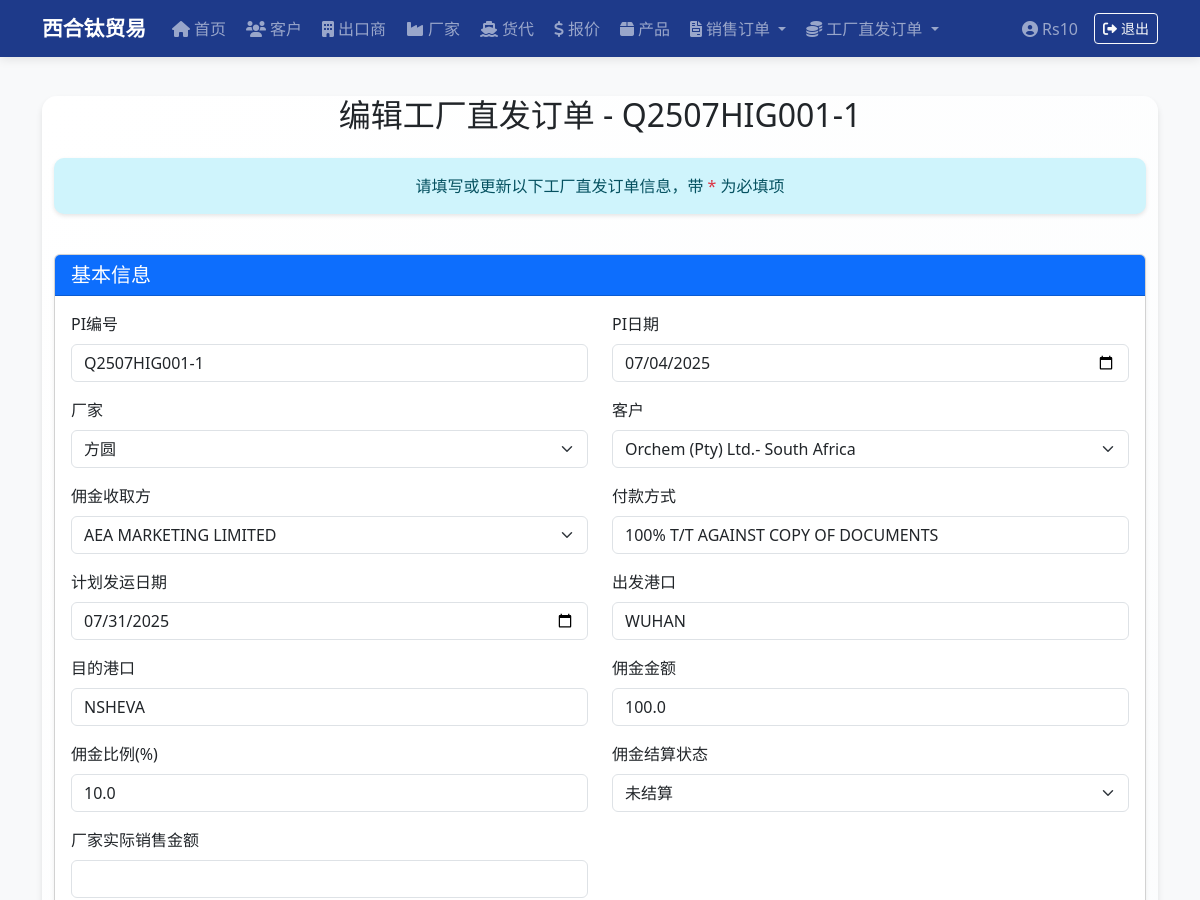
The app's page /commission-pi/6/edit (signed in, upper part), older data.
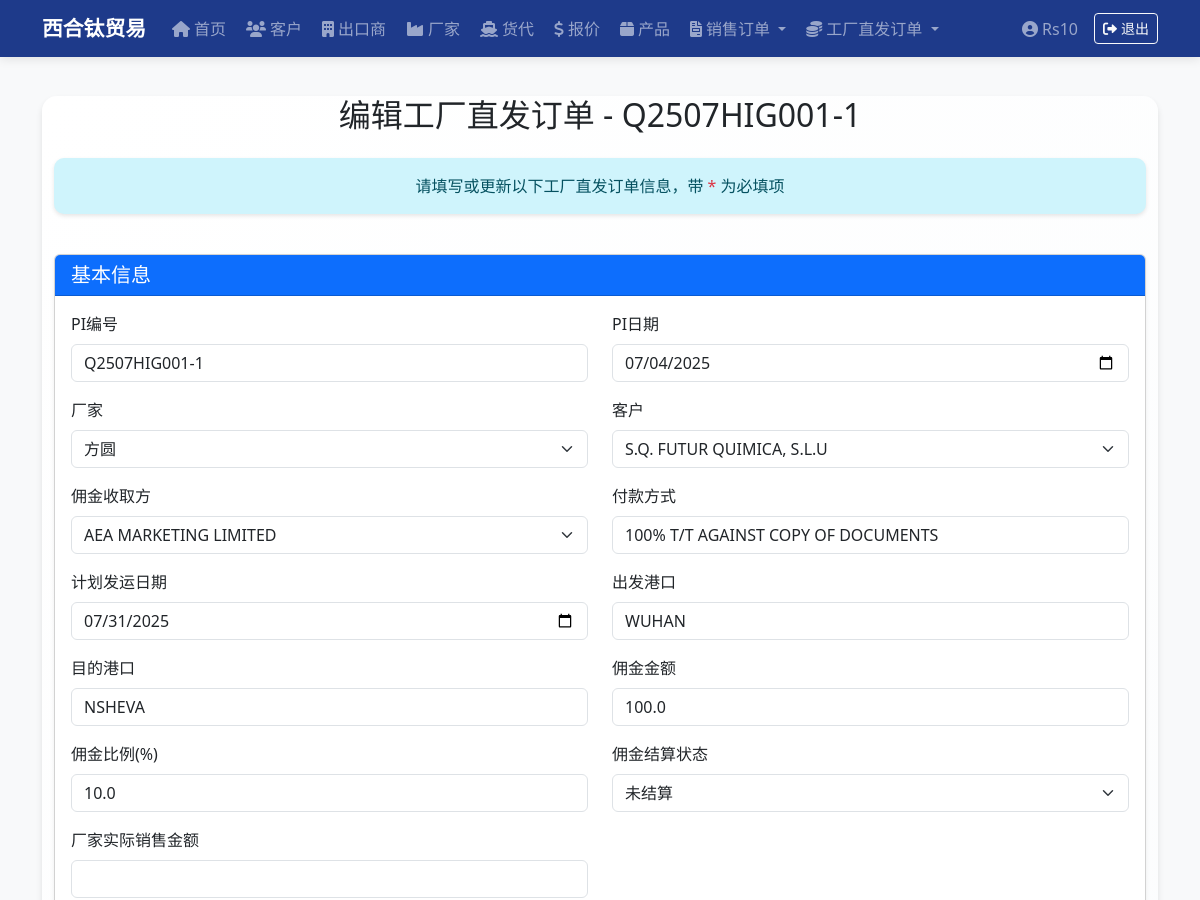
The same page, newer data.
### app.py (models this page shows, shortened)
class PI(db.Model):
    __tablename__ = 'pi'
    id = db.Column(db.Integer, primary_key=True)
    pi_no = db.Column(db.String(50), unique=True, nullable=False)
    pi_date = db.Column(db.Date, nullable=False)
    customer_id = db.Column(db.Integer, db.ForeignKey('customer.id'), nullable=False)
    exporter_id = db.Column(db.Integer, db.ForeignKey('exporter.id'), nullable=False)
    payment_terms = db.Column(db.String(100))
    loading_port = db.Column(db.String(100))
    destination_port = db.Column(db.String(100))
    bank = db.Column(db.Text) # 存放整段银行账户信息文本
    shipment_date = db.Column(db.Date)
    note = db.Column(db.String(200))
    status = db.Column(db.String(20), default='新建')
    customer_name_snapshot = db.Column(db.String(100))  # 客户名称快照
    customer_address_snapshot = db.Column(db.String(200))  # 客户地址快照
    customer_tax_code_snapshot = db.Column(db.String(100))  # 客户税号快照
    customer_country_snapshot = db.Column(db.String(50))  # 客户国家快照
    customer_contact_snapshot = db.Column(db.String(100))  # 客户联系人快照
    customer_phone_snapshot = db.Column(db.String(50))  # 客户电话快照
    customer_email_snapshot = db.Column(db.String(100))  # 客户邮箱快照
    exporter_name_snapshot = db.Column(db.String(100))  # 出口商名称快照
    exporter_address_snapshot = db.Column(db.String(200))  # 出口商地址快照
    exporter_tax_code_snapshot = db.Column(db.String(100))  # 出口商税号快照
    exporter_country_snapshot = db.Column(db.String(50))  # 出口商国家快照
    exporter_contact_snapshot = db.Column(db.String(100))  # 出口商联系人快照
    exporter_phone_snapshot = db.Column(db.String(50))  # 出口商电话快照
    exporter_email_snapshot = db.Column(db.String(100))  # 出口商邮箱快照
    products = db.relationship('PIItem', backref='pi', cascade="all, delete-orphan")  # 👈 注意这里不用引号
    customer = db.relationship('Customer')
    exporter = db.relationship('Exporter', foreign_keys='PI.exporter_id')
    freight_forwarder_id = db.Column(db.Integer, db.ForeignKey('freight_forwarder.id'))
    freight_forwarder = db.relationship('FreightForwarder')
    ocean_freight = db.Column(db.Float)
    container_date = db.Column(db.Date)
    container_location = db.Column(db.String(100))
    etd = db.Column(db.Date)
    eta = db.Column(db.Date)
    coo_required = db.Column(db.String(10))   # '需要' / '不需要'
    apta_required = db.Column(db.String(10))
    export_license_required = db.Column(db.String(10))
    customs_docs_required = db.Column(db.String(10))
    other_documents = db.Column(db.String(200))
    bill_of_lading = db.Column(db.String(100))
    shipping_company = db.Column(db.String(100))
    coa_status = db.Column(db.String(20))
    insurance_status = db.Column(db.String(20))
    document_shipping_status = db.Column(db.String(20))
    tracking_number = db.Column(db.String(100))
    batch_no = db.Column(db.String(200)) #多个批号用 ; 分隔
    actual_departure_date = db.Column(db.Date)  # 实际发运日期 7.4日新增
    vessel_info = db.Column(db.String(100))
    booking_number = db.Column(db.String(100))
    container_type_quantity = db.Column(db.String(20))
    shipping_mark = db.Column(db.String(50))
    freight_term = db.Column(db.String(50))
    contract_number = db.Column(db.String(100))
    freight_clause = db.Column(db.String(200))
    waybill_option = db.Column(db.String(50))
    container_number = db.Column(db.String(50))
    seal_number = db.Column(db.String(50))
    container_type = db.Column(db.String(20))
    quantity_units = db.Column(db.Float)
    gross_weight = db.Column(db.Float)
    volume = db.Column(db.Float)
    vgm = db.Column(db.String(50))
    total_quantity = db.Column(db.Float)
    total_quantity_unit = db.Column(db.String(20))
    total_weight = db.Column(db.Float)
    total_weight_unit = db.Column(db.String(20))
    total_volume = db.Column(db.Float)
    total_volume_unit = db.Column(db.String(20))
    total_vgm = db.Column(db.String(50))
    actual_arrival_date = db.Column(db.Date)  # 实际到港日期
    payment_received = db.Column(db.String(10))  # 货款收齐：'已收齐' / '未收齐'
    freight_invoice_amount = db.Column(db.Float)  # 货代账单金额
    freight_invoice_confirmed = db.Column(db.String(10))  # 货代账单确认状态 '已确认' / '未确认'
    freight_invoice_issued = db.Column(db.String(10))  # 货代发票开具状态 '已开具' / '未开具'
    telex_release = db.Column(db.String(10))  # PI电放状态 '已电放' / '未电放'
    settlement_documents_required = db.Column(db.String(10))  # 结汇文件 '需要' / '不需要'
    freight_payment_status = db.Column(db.String(10))  # 运费付款状态：'已付款' / '未付款'
    commission_factory_id = db.Column(db.Integer, db.ForeignKey('factory.id'))
    commission_exporter_id = db.Column(db.Integer, db.ForeignKey('exporter.id'))
    commission_amount = db.Column(db.Float)
    commission_rate = db.Column(db.Float)
    commission_status = db.Column(db.String(20))
    factory_sale_amount = db.Column(db.Float)
    commission_factory = db.relationship('Factory', foreign_keys='PI.commission_factory_id')
    commission_exporter = db.relationship('Exporter', foreign_keys='PI.commission_exporter_id')

class Customer(db.Model):
    id = db.Column(db.Integer, primary_key=True)
    code = db.Column(db.String(10), unique=True)
    name = db.Column(db.String(100), nullable=False)
    address = db.Column(db.String(200), nullable=False)
    tax_code = db.Column(db.String(100))
    country = db.Column(db.String(50), nullable=False)
    contact_person = db.Column(db.String(100))
    phone = db.Column(db.String(50))
    email = db.Column(db.String(100))

class Factory(db.Model):
    id = db.Column(db.Integer, primary_key=True)
    code = db.Column(db.String(10), unique=True)
    name = db.Column(db.String(100), nullable=False)
    address = db.Column(db.String(200))
    tax_code = db.Column(db.String(100))
    country = db.Column(db.String(50), nullable=False)
    contact_person = db.Column(db.String(100))
    phone = db.Column(db.String(50))
    email = db.Column(db.String(100))

class Exporter(db.Model):
    id = db.Column(db.Integer, primary_key=True)
    code = db.Column(db.String(10), unique=True)
    name = db.Column(db.String(100), nullable=False)
    address = db.Column(db.String(200), nullable=False)
    tax_code = db.Column(db.String(100))
    country = db.Column(db.String(50), nullable=False)
    contact_person = db.Column(db.String(100))
    phone = db.Column(db.String(50))
    email = db.Column(db.String(100))

### app.py (the view, shortened to what this page needs)
@app.route('/commission-pi/<int:pi_id>/edit', methods=['GET', 'POST'])
@login_required
def edit_commission_pi(pi_id):
    pi = PI.query.get_or_404(pi_id)
    if not (pi.commission_factory_id or pi.commission_exporter_id):
        return "该订单不是工厂直发订单", 400
    customers = Customer.query.all()
    exporters = Exporter.query.all()
    products = Product.query.all()
    factories = Factory.query.all()
    freight_forwarders = FreightForwarder.query.all()
    banks = ["Hang Seng Bank Limited", "BOC CHINA", "OCBC Bank HK"]
    return render_template('edit_commission_pi.html', pi=pi, customers=customers, exporters=exporters, factories=factories, products=products, freight_forwarders=freight_forwarders, banks=banks)

### app.py (called while the page is built)
@login_manager.user_loader
def load_user(user_id):
    return User.query.get(int(user_id))

@app.before_request
def create_admin_users():
    if not hasattr(app, '_admin_created'):
        db.create_all()
        users = [
            ('Rs10', 'Rs10!)xht'),
            ('Bw18', 'Bw18!*xht'),
            ('Dd16', 'Dd16!^xht'),
        ]
        for username, pwd in users:
            if not User.query.filter_by(username=username).first():
                user = User(username=username)
                user.set_password(pwd)
                db.session.add(user)
        db.session.commit()
        app._admin_created = True

### templates/edit_commission_pi.html (shortened to what the changed rows need)
{% extends 'base.html' %}
{% block content %}
{% set readonly = (pi.status == '已完成') %}
<div class="container mt-4">
  <div class="row mb-4">
    <div class="col-12">
      <h2 class="text-center mb-4">编辑工厂直发订单 - {{ pi.pi_no }}</h2>
      <div class="alert alert-info text-center" role="alert">
        {% if pi.status == '已完成' %}
        订单已完成，无法编辑。如需修改，请联系管理员。
        {% else %}
                  请填写或更新以下工厂直发订单信息，带 <span class="text-danger">*</span> 为必填项
        {% endif %}
      </div>
    </div>
  </div>
  <form method="post" class="needs-validation" novalidate>
    <div class="card mb-4 shadow-sm">
      <div class="card-body">
        <div class="row">
          <div class="col-md-6 mb-3">
            <label for="pi_no" class="form-label">PI编号</label>
            <input type="text" class="form-control" id="pi_no" name="pi_no" value="{{ pi.pi_no }}" readonly {% if readonly %}disabled{% endif %}>
          </div>
          <div class="col-md-6 mb-3">
            <label for="pi_date" class="form-label">PI日期</label>
            <input type="date" class="form-control" id="pi_date" name="pi_date" value="{{ pi.pi_date }}" required {% if readonly %}readonly disabled{% endif %}>
          </div>
        </div>
        <div class="row">
          <div class="col-md-6 mb-3">
            <label for="commission_factory_id" class="form-label">厂家</label>
            <select class="form-select" id="commission_factory_id" name="commission_factory_id" required {% if readonly %}disabled{% endif %}>
              {% for factory in factories %}
              <option value="{{ factory.id }}" {% if factory.id == pi.commission_factory_id %}selected{% endif %}>{{ factory.name }}</option>
              {% endfor %}
            </select>
          </div>
          <div class="col-md-6 mb-3">
            <label for="customer_id" class="form-label">客户</label>
            <select class="form-select" id="customer_id" name="customer_id" required {% if readonly %}disabled{% endif %}>
              {% for customer in customers %}
              <option value="{{ customer.id }}" {% if customer.id == pi.customer_id %}selected{% endif %}>{{ customer.name }}</option>
              {% endfor %}
            </select>
          </div>
        </div>
        <div class="row">
          <div class="col-md-6 mb-3">
            <label for="commission_exporter_id" class="form-label">佣金收取方</label>
            <select class="form-select" id="commission_exporter_id" name="commission_exporter_id" required {% if readonly %}disabled{% endif %}>
              {% for exporter in exporters %}
              <option value="{{ exporter.id }}" {% if exporter.id == pi.commission_exporter_id %}selected{% endif %}>{{ exporter.name }}</option>
              {% endfor %}
            </select>
          </div>
          <div class="col-md-6 mb-3">
            <label for="payment_terms" class="form-label">付款方式</label>
            <input type="text" class="form-control" id="payment_terms" name="payment_terms" value="{{ pi.payment_terms or '' }}" required {% if readonly %}readonly disabled{% endif %}>
          </div>
        </div>
        <div class="row">
          <div class="col-md-6 mb-3">
            <label for="shipment_date" class="form-label">计划发运日期</label>
            <input type="date" class="form-control" id="shipment_date" name="shipment_date" value="{{ pi.shipment_date }}" {% if readonly %}readonly disabled{% endif %}>
          </div>
          <div class="col-md-6 mb-3">
            <label for="loading_port" class="form-label">出发港口</label>
            <input type="text" class="form-control" id="loading_port" name="loading_port" value="{{ pi.loading_port or '' }}" {% if readonly %}readonly disabled{% endif %}>
          </div>
        </div>
        <div class="row">
          <div class="col-md-6 mb-3">
            <label for="destination_port" class="form-label">目的港口</label>
            <input type="text" class="form-control" id="destination_port" name="destination_port" value="{{ pi.destination_port or '' }}" {% if readonly %}readonly disabled{% endif %}>
          </div>
          <div class="col-md-6 mb-3">
            <label for="commission_amount" class="form-label">佣金金额</label>
            <input type="number" step="0.01" class="form-control" id="commission_amount" name="commission_amount" value="{{ pi.commission_amount or '' }}" {% if readonly %}readonly disabled{% endif %}>
          </div>
        </div>
        <div class="row">
          <div class="col-md-6 mb-3">
            <label for="commission_rate" class="form-label">佣金比例(%)</label>
            <input type="number" step="0.01" class="form-control" id="commission_rate" name="commission_rate" value="{{ pi.commission_rate or '' }}" {% if readonly %}readonly disabled{% endif %}>
          </div>
          <div class="col-md-6 mb-3">
            <label for="commission_status" class="form-label">佣金结算状态</label>
            <select class="form-select" id="commission_status" name="commission_status" {% if readonly %}disabled{% endif %}>
              <option value="未结算" {% if pi.commission_status == '未结算' %}selected{% endif %}>未结算</option>
            </select>
          </div>
        </div>
      </div>
    </div>
  </form>
</div>
{% endblock %}

Row changes from the older to the newer data that the page shows:
changed PI "Q2507HIG001-1": customer_id "Orchem (Pty) Ltd.- South Africa" → "S.Q. FUTUR QUIMICA, S.L.U"
